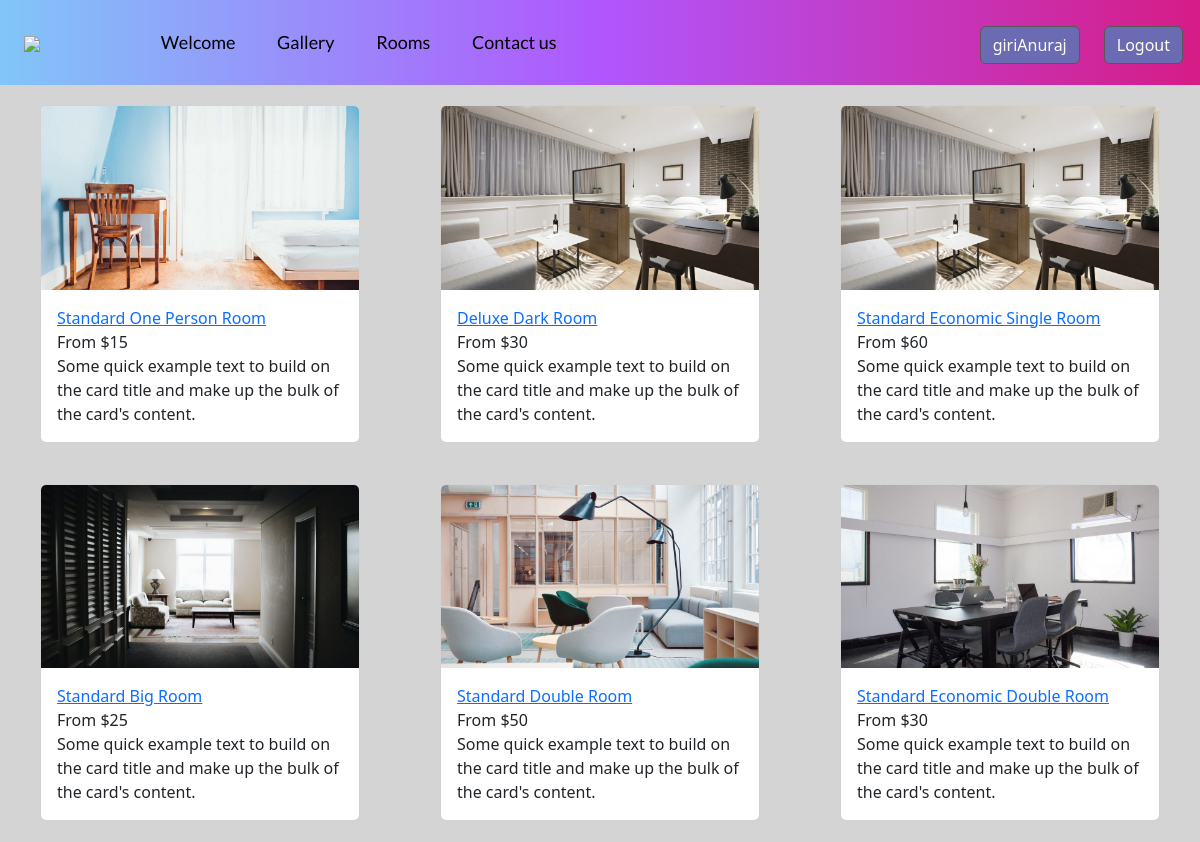
/roomselect.php (signed in), run on the app's committed database.
### tables this page shows
CREATE TABLE `hotelrooms` (
  `id` int(11) NOT NULL,
  `roomtype` varchar(255) NOT NULL,
  `guests` varchar(255) NOT NULL,
  `children` varchar(255) NOT NULL,
  `roomsize` varchar(255) NOT NULL,
  `bedsize` varchar(255) NOT NULL,
  `price` int(11) NOT NULL
);

### roomselect.php (the view, shortened to what this page needs)
<!DOCTYPE html>
<html lang="en">
<head>
    <link rel="stylesheet" href="https://cdn.jsdelivr.net/npm/bootstrap@4.6.2/dist/css/bootstrap.min.css"
>
    <link rel="stylesheet" href="css/card.css" />
</head>
<?php
include "header.php";
$db = new db_connect();
$con = $db->connectdb();
$sql = "SELECT * FROM hotelrooms";
$result = mysqli_query($con, $sql);
?>
<body>
    <article>
        <div class="room-list-wrapper">
            <?php
                while ($row = mysqli_fetch_assoc($result)) {
                    ?>
                    <div class="card" style="width: 20em;">
                        <img src="slider/image<?php echo $row['id']; ?>.jpeg" class="card-img-top" alt="<?php ?>">
                        <div class="card-body">
                            <a href="room.php?id=<?php echo $row['id']; ?>"><?php echo $row["roomtype"]; ?></a><br>
                            From $<?php echo $row["price"];?>
                            <p class="card-text">Some quick example text to build on the card title and make up the bulk of the
                                card's content.</p>
                        </div>
                    </div>
                    <?php
                }
            ?>
        </div>
    </article>
</body>
</html>

### css/card.css (style rules this page uses)
article { position: relative; }
.room-list-wrapper { display: flex; flex-wrap: wrap; justify-content: space-around; }
.room-list-wrapper .card { margin: 1.3em 2.5em; }

### css/style1.css (style rules this page uses)
* { box-sizing: border-box; margin: 0; padding: 0; }
:root { --Sniglet-font: "Sniglet", cursive; --Rubik: "Rubik", cursive; --Patua: "Patua One", cursive; --Lobster: "lobster", cursive; --light-black: #2e2c2caf; --bggradient: linear-gradient(to bottom, #9662e9, #5154ee); --bggradient: linear-gradient(to left, #d61c86 0%, #b057fd 50%, #81c6f8 100%); --light-gray: rgba(255, 255, 255, 0.877); }
body { background-color: #d4d4d4; }

### data on the page
hotelrooms: shows a picture, roomtype "Standard One Person Room", price "15"
hotelrooms: roomtype "Deluxe Dark Room", price "30"
hotelrooms: roomtype "Standard Economic Single Room", price "60"
hotelrooms: shows a picture, roomtype "Standard Big Room", price "25"
hotelrooms: shows a picture, roomtype "Standard Double Room", price "50"
hotelrooms: shows a picture, roomtype "Standard Economic Double Room", price "30"

### other printed values
$u "giriAnuraj"
